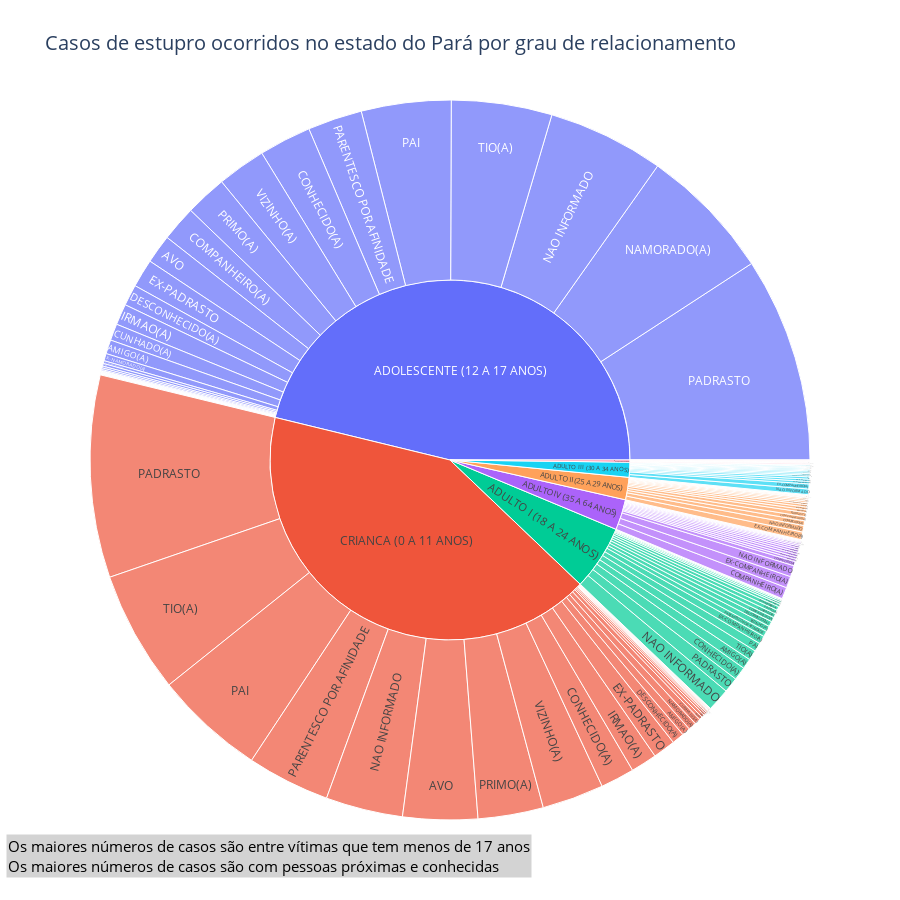

Notebook code for this chart:
### Code cell
df_vulneravel= df[df['CONSOLIDADO(S)']=='ESTUPRO']
df_vulneravel= pd.concat([df_vulneravel, df[df['CONSOLIDADO(S)']=='ESTUPRO DE VULNERAVEL']]).dropna(subset='GRAU DE RELACIONAMENTO')

df_vulneravel= df_vulneravel.loc[df_vulneravel['GRAU DE RELACIONAMENTO']!='PREJUDICADO']
df_vulneravel= df_vulneravel.loc[df_vulneravel['FAIXA ETÁRIA VÍTIMA']!='PREJUDICADO']

fig = px.sunburst(df_vulneravel, path=['FAIXA ETÁRIA VÍTIMA', 'GRAU DE RELACIONAMENTO' ] , title='Casos de estupro ocorridos no estado do Pará por grau de relacionamento', width=900, height=900)
fig.update_traces(
    hovertemplate='<b>%{label}</b><br>Contagem de casos: %{value} <extra></extra>')
annotations = [
    dict(
        x=-0.1, 
        y=-0.08, 
        text="Os maiores números de casos são entre vítimas que tem menos de 17 anos<br>Os maiores números de casos são com pessoas próximas e conhecidas", 
        font=dict(size=15, color="black"),
        showarrow=False,
        bgcolor="lightgrey",  
        align='left'
    ),
]

fig.update_layout(annotations=annotations, title_font=dict(size=20) )

fig.show()

### Figure 1 — Plotly figure (JSON) as saved in the notebook; plotly's stock layout.template omitted (floating-point values rounded to 4 significant figures; data arrays with more than 128 entries replaced by an {"elided": "..."} marker saying what was removed)
{"data": [{"branchvalues": "total", "domain": {"x": [0, 1], "y": [0, 1]}, "hovertemplate": "<b>%{label}</b><br>Contagem de casos: %{value} <extra></extra>", "ids": {"elided": "173 str values"}, "labels": {"elided": "173 str values"}, "name": "", "parents": {"elided": "173 str values"}, "type": "sunburst", "values": {"elided": "173 int values"}}], "layout": {"annotations": [{"align": "left", "bgcolor": "lightgrey", "font": {"color": "black", "size": 15}, "showarrow": false, "text": "Os maiores números de casos são entre vítimas que tem menos de 17 anos<br>Os maiores números de casos são com pessoas próximas e conhecidas", "x": -0.1, "y": -0.08}], "height": 900, "legend": {"tracegroupgap": 0}, "title": {"font": {"size": 20}, "text": "Casos de estupro ocorridos no estado do Pará por grau de relacionamento"}, "width": 900}}
